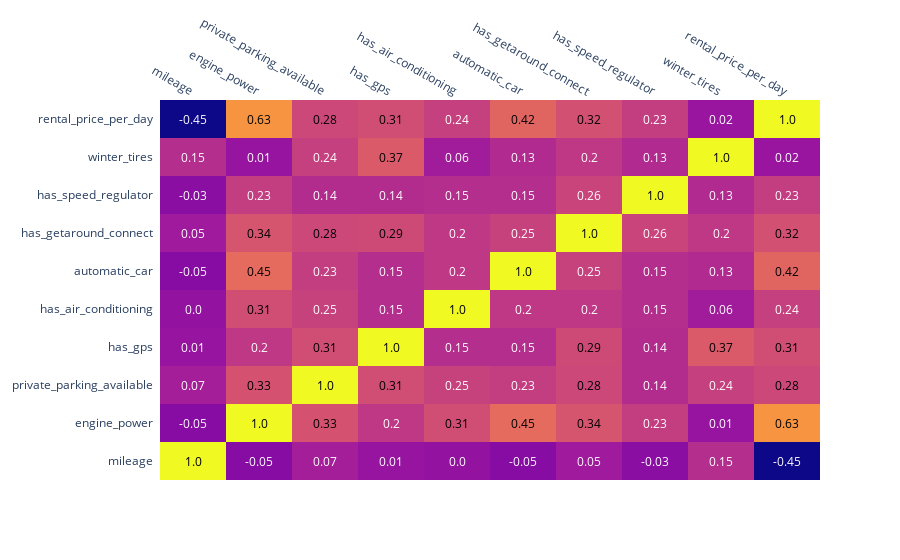

Notebook source saved alongside this figure:
### Code cell
# Correlation matrix
corr_matrix = pd.DataFrame(data).corr().round(2)
import plotly.figure_factory as ff

fig = ff.create_annotated_heatmap(corr_matrix.values,
                                  x = corr_matrix.columns.tolist(),
                                  y = corr_matrix.index.tolist())


fig.show()

### Figure 1 — Plotly figure (JSON) as saved in the notebook; plotly's stock layout.template omitted (floating-point values rounded to 4 significant figures)
{"data": [{"colorscale": [[0, "#0d0887"], [0.1111, "#46039f"], [0.2222, "#7201a8"], [0.3333, "#9c179e"], [0.4444, "#bd3786"], [0.5556, "#d8576b"], [0.6667, "#ed7953"], [0.7778, "#fb9f3a"], [0.8889, "#fdca26"], [1, "#f0f921"]], "reversescale": false, "showscale": false, "type": "heatmap", "x": ["mileage", "engine_power", "private_parking_available", "has_gps", "has_air_conditioning", "automatic_car", "has_getaround_connect", "has_speed_regulator", "winter_tires", "rental_price_per_day"], "y": ["mileage", "engine_power", "private_parking_available", "has_gps", "has_air_conditioning", "automatic_car", "has_getaround_connect", "has_speed_regulator", "winter_tires", "rental_price_per_day"], "z": [[1, -0.05, 0.07, 0.01, 0, -0.05, 0.05, -0.03, 0.15, -0.45], [-0.05, 1, 0.33, 0.2, 0.31, 0.45, 0.34, 0.23, 0.01, 0.63], [0.07, 0.33, 1, 0.31, 0.25, 0.23, 0.28, 0.14, 0.24, 0.28], [0.01, 0.2, 0.31, 1, 0.15, 0.15, 0.29, 0.14, 0.37, 0.31], [0, 0.31, 0.25, 0.15, 1, 0.2, 0.2, 0.15, 0.06, 0.24], [-0.05, 0.45, 0.23, 0.15, 0.2, 1, 0.25, 0.15, 0.13, 0.42], [0.05, 0.34, 0.28, 0.29, 0.2, 0.25, 1, 0.26, 0.2, 0.32], [-0.03, 0.23, 0.14, 0.14, 0.15, 0.15, 0.26, 1, 0.13, 0.23], [0.15, 0.01, 0.24, 0.37, 0.06, 0.13, 0.2, 0.13, 1, 0.02], [-0.45, 0.63, 0.28, 0.31, 0.24, 0.42, 0.32, 0.23, 0.02, 1]]}], "layout": {"annotations": [{"font": {"color": "#000000"}, "showarrow": false, "text": "1.0", "x": "mileage", "xref": "x", "y": "mileage", "yref": "y"}, {"font": {"color": "#FFFFFF"}, "showarrow": false, "text": "-0.05", "x": "engine_power", "xref": "x", "y": "mileage", "yref": "y"}, {"font": {"color": "#FFFFFF"}, "showarrow": false, "text": "0.07", "x": "private_parking_available", "xref": "x", "y": "mileage", "yref": "y"}, {"font": {"color": "#FFFFFF"}, "showarrow": false, "text": "0.01", "x": "has_gps", "xref": "x", "y": "mileage", "yref": "y"}, {"font": {"color": "#FFFFFF"}, "showarrow": false, "text": "0.0", "x": "has_air_conditioning", "xref": "x", "y": "mileage", "yref": "y"}, {"font": {"color": "#FFFFFF"}, "showarrow": false, "text": "-0.05", "x": "automatic_car", "xref": "x", "y": "mileage", "yref": "y"}, {"font": {"color": "#FFFFFF"}, "showarrow": false, "text": "0.05", "x": "has_getaround_connect", "xref": "x", "y": "mileage", "yref": "y"}, {"font": {"color": "#FFFFFF"}, "showarrow": false, "text": "-0.03", "x": "has_speed_regulator", "xref": "x", "y": "mileage", "yref": "y"}, {"font": {"color": "#FFFFFF"}, "showarrow": false, "text": "0.15", "x": "winter_tires", "xref": "x", "y": "mileage", "yref": "y"}, {"font": {"color": "#FFFFFF"}, "showarrow": false, "text": "-0.45", "x": "rental_price_per_day", "xref": "x", "y": "mileage", "yref": "y"}, {"font": {"color": "#FFFFFF"}, "showarrow": false, "text": "-0.05", "x": "mileage", "xref": "x", "y": "engine_power", "yref": "y"}, {"font": {"color": "#000000"}, "showarrow": false, "text": "1.0", "x": "engine_power", "xref": "x", "y": "engine_power", "yref": "y"}, {"font": {"color": "#000000"}, "showarrow": false, "text": "0.33", "x": "private_parking_available", "xref": "x", "y": "engine_power", "yref": "y"}, {"font": {"color": "#FFFFFF"}, "showarrow": false, "text": "0.2", "x": "has_gps", "xref": "x", "y": "engine_power", "yref": "y"}, {"font": {"color": "#000000"}, "showarrow": false, "text": "0.31", "x": "has_air_conditioning", "xref": "x", "y": "engine_power", "yref": "y"}, {"font": {"color": "#000000"}, "showarrow": false, "text": "0.45", "x": "automatic_car", "xref": "x", "y": "engine_power", "yref": "y"}, {"font": {"color": "#000000"}, "showarrow": false, "text": "0.34", "x": "has_getaround_connect", "xref": "x", "y": "engine_power", "yref": "y"}, {"font": {"color": "#FFFFFF"}, "showarrow": false, "text": "0.23", "x": "has_speed_regulator", "xref": "x", "y": "engine_power", "yref": "y"}, {"font": {"color": "#FFFFFF"}, "showarrow": false, "text": "0.01", "x": "winter_tires", "xref": "x", "y": "engine_power", "yref": "y"}, {"font": {"color": "#000000"}, "showarrow": false, "text": "0.63", "x": "rental_price_per_day", "xref": "x", "y": "engine_power", "yref": "y"}, {"font": {"color": "#FFFFFF"}, "showarrow": false, "text": "0.07", "x": "mileage", "xref": "x", "y": "private_parking_available", "yref": "y"}, {"font": {"color": "#000000"}, "showarrow": false, "text": "0.33", "x": "engine_power", "xref": "x", "y": "private_parking_available", "yref": "y"}, {"font": {"color": "#000000"}, "showarrow": false, "text": "1.0", "x": "private_parking_available", "xref": "x", "y": "private_parking_available", "yref": "y"}, {"font": {"color": "#000000"}, "showarrow": false, "text": "0.31", "x": "has_gps", "xref": "x", "y": "private_parking_available", "yref": "y"}, {"font": {"color": "#FFFFFF"}, "showarrow": false, "text": "0.25", "x": "has_air_conditioning", "xref": "x", "y": "private_parking_available", "yref": "y"}, {"font": {"color": "#FFFFFF"}, "showarrow": false, "text": "0.23", "x": "automatic_car", "xref": "x", "y": "private_parking_available", "yref": "y"}, {"font": {"color": "#000000"}, "showarrow": false, "text": "0.28", "x": "has_getaround_connect", "xref": "x", "y": "private_parking_available", "yref": "y"}, {"font": {"color": "#FFFFFF"}, "showarrow": false, "text": "0.14", "x": "has_speed_regulator", "xref": "x", "y": "private_parking_available", "yref": "y"}, {"font": {"color": "#FFFFFF"}, "showarrow": false, "text": "0.24", "x": "winter_tires", "xref": "x", "y": "private_parking_available", "yref": "y"}, {"font": {"color": "#000000"}, "showarrow": false, "text": "0.28", "x": "rental_price_per_day", "xref": "x", "y": "private_parking_available", "yref": "y"}, {"font": {"color": "#FFFFFF"}, "showarrow": false, "text": "0.01", "x": "mileage", "xref": "x", "y": "has_gps", "yref": "y"}, {"font": {"color": "#FFFFFF"}, "showarrow": false, "text": "0.2", "x": "engine_power", "xref": "x", "y": "has_gps", "yref": "y"}, {"font": {"color": "#000000"}, "showarrow": false, "text": "0.31", "x": "private_parking_available", "xref": "x", "y": "has_gps", "yref": "y"}, {"font": {"color": "#000000"}, "showarrow": false, "text": "1.0", "x": "has_gps", "xref": "x", "y": "has_gps", "yref": "y"}, {"font": {"color": "#FFFFFF"}, "showarrow": false, "text": "0.15", "x": "has_air_conditioning", "xref": "x", "y": "has_gps", "yref": "y"}, {"font": {"color": "#FFFFFF"}, "showarrow": false, "text": "0.15", "x": "automatic_car", "xref": "x", "y": "has_gps", "yref": "y"}, {"font": {"color": "#000000"}, "showarrow": false, "text": "0.29", "x": "has_getaround_connect", "xref": "x", "y": "has_gps", "yref": "y"}, {"font": {"color": "#FFFFFF"}, "showarrow": false, "text": "0.14", "x": "has_speed_regulator", "xref": "x", "y": "has_gps", "yref": "y"}, {"font": {"color": "#000000"}, "showarrow": false, "text": "0.37", "x": "winter_tires", "xref": "x", "y": "has_gps", "yref": "y"}, {"font": {"color": "#000000"}, "showarrow": false, "text": "0.31", "x": "rental_price_per_day", "xref": "x", "y": "has_gps", "yref": "y"}, {"font": {"color": "#FFFFFF"}, "showarrow": false, "text": "0.0", "x": "mileage", "xref": "x", "y": "has_air_conditioning", "yref": "y"}, {"font": {"color": "#000000"}, "showarrow": false, "text": "0.31", "x": "engine_power", "xref": "x", "y": "has_air_conditioning", "yref": "y"}, {"font": {"color": "#FFFFFF"}, "showarrow": false, "text": "0.25", "x": "private_parking_available", "xref": "x", "y": "has_air_conditioning", "yref": "y"}, {"font": {"color": "#FFFFFF"}, "showarrow": false, "text": "0.15", "x": "has_gps", "xref": "x", "y": "has_air_conditioning", "yref": "y"}, {"font": {"color": "#000000"}, "showarrow": false, "text": "1.0", "x": "has_air_conditioning", "xref": "x", "y": "has_air_conditioning", "yref": "y"}, {"font": {"color": "#FFFFFF"}, "showarrow": false, "text": "0.2", "x": "automatic_car", "xref": "x", "y": "has_air_conditioning", "yref": "y"}, {"font": {"color": "#FFFFFF"}, "showarrow": false, "text": "0.2", "x": "has_getaround_connect", "xref": "x", "y": "has_air_conditioning", "yref": "y"}, {"font": {"color": "#FFFFFF"}, "showarrow": false, "text": "0.15", "x": "has_speed_regulator", "xref": "x", "y": "has_air_conditioning", "yref": "y"}, {"font": {"color": "#FFFFFF"}, "showarrow": false, "text": "0.06", "x": "winter_tires", "xref": "x", "y": "has_air_conditioning", "yref": "y"}, {"font": {"color": "#FFFFFF"}, "showarrow": false, "text": "0.24", "x": "rental_price_per_day", "xref": "x", "y": "has_air_conditioning", "yref": "y"}, {"font": {"color": "#FFFFFF"}, "showarrow": false, "text": "-0.05", "x": "mileage", "xref": "x", "y": "automatic_car", "yref": "y"}, {"font": {"color": "#000000"}, "showarrow": false, "text": "0.45", "x": "engine_power", "xref": "x", "y": "automatic_car", "yref": "y"}, {"font": {"color": "#FFFFFF"}, "showarrow": false, "text": "0.23", "x": "private_parking_available", "xref": "x", "y": "automatic_car", "yref": "y"}, {"font": {"color": "#FFFFFF"}, "showarrow": false, "text": "0.15", "x": "has_gps", "xref": "x", "y": "automatic_car", "yref": "y"}, {"font": {"color": "#FFFFFF"}, "showarrow": false, "text": "0.2", "x": "has_air_conditioning", "xref": "x", "y": "automatic_car", "yref": "y"}, {"font": {"color": "#000000"}, "showarrow": false, "text": "1.0", "x": "automatic_car", "xref": "x", "y": "automatic_car", "yref": "y"}, {"font": {"color": "#FFFFFF"}, "showarrow": false, "text": "0.25", "x": "has_getaround_connect", "xref": "x", "y": "automatic_car", "yref": "y"}, {"font": {"color": "#FFFFFF"}, "showarrow": false, "text": "0.15", "x": "has_speed_regulator", "xref": "x", "y": "automatic_car", "yref": "y"}, {"font": {"color": "#FFFFFF"}, "showarrow": false, "text": "0.13", "x": "winter_tires", "xref": "x", "y": "automatic_car", "yref": "y"}, {"font": {"color": "#000000"}, "showarrow": false, "text": "0.42", "x": "rental_price_per_day", "xref": "x", "y": "automatic_car", "yref": "y"}, {"font": {"color": "#FFFFFF"}, "showarrow": false, "text": "0.05", "x": "mileage", "xref": "x", "y": "has_getaround_connect", "yref": "y"}, {"font": {"color": "#000000"}, "showarrow": false, "text": "0.34", "x": "engine_power", "xref": "x", "y": "has_getaround_connect", "yref": "y"}, {"font": {"color": "#000000"}, "showarrow": false, "text": "0.28", "x": "private_parking_available", "xref": "x", "y": "has_getaround_connect", "yref": "y"}, {"font": {"color": "#000000"}, "showarrow": false, "text": "0.29", "x": "has_gps", "xref": "x", "y": "has_getaround_connect", "yref": "y"}, {"font": {"color": "#FFFFFF"}, "showarrow": false, "text": "0.2", "x": "has_air_conditioning", "xref": "x", "y": "has_getaround_connect", "yref": "y"}, {"font": {"color": "#FFFFFF"}, "showarrow": false, "text": "0.25", "x": "automatic_car", "xref": "x", "y": "has_getaround_connect", "yref": "y"}, {"font": {"color": "#000000"}, "showarrow": false, "text": "1.0", "x": "has_getaround_connect", "xref": "x", "y": "has_getaround_connect", "yref": "y"}, {"font": {"color": "#FFFFFF"}, "showarrow": false, "text": "0.26", "x": "has_speed_regulator", "xref": "x", "y": "has_getaround_connect", "yref": "y"}, {"font": {"color": "#FFFFFF"}, "showarrow": false, "text": "0.2", "x": "winter_tires", "xref": "x", "y": "has_getaround_connect", "yref": "y"}, {"font": {"color": "#000000"}, "showarrow": false, "text": "0.32", "x": "rental_price_per_day", "xref": "x", "y": "has_getaround_connect", "yref": "y"}, {"font": {"color": "#FFFFFF"}, "showarrow": false, "text": "-0.03", "x": "mileage", "xref": "x", "y": "has_speed_regulator", "yref": "y"}, {"font": {"color": "#FFFFFF"}, "showarrow": false, "text": "0.23", "x": "engine_power", "xref": "x", "y": "has_speed_regulator", "yref": "y"}, {"font": {"color": "#FFFFFF"}, "showarrow": false, "text": "0.14", "x": "private_parking_available", "xref": "x", "y": "has_speed_regulator", "yref": "y"}, {"font": {"color": "#FFFFFF"}, "showarrow": false, "text": "0.14", "x": "has_gps", "xref": "x", "y": "has_speed_regulator", "yref": "y"}, {"font": {"color": "#FFFFFF"}, "showarrow": false, "text": "0.15", "x": "has_air_conditioning", "xref": "x", "y": "has_speed_regulator", "yref": "y"}, {"font": {"color": "#FFFFFF"}, "showarrow": false, "text": "0.15", "x": "automatic_car", "xref": "x", "y": "has_speed_regulator", "yref": "y"}, {"font": {"color": "#FFFFFF"}, "showarrow": false, "text": "0.26", "x": "has_getaround_connect", "xref": "x", "y": "has_speed_regulator", "yref": "y"}, {"font": {"color": "#000000"}, "showarrow": false, "text": "1.0", "x": "has_speed_regulator", "xref": "x", "y": "has_speed_regulator", "yref": "y"}, {"font": {"color": "#FFFFFF"}, "showarrow": false, "text": "0.13", "x": "winter_tires", "xref": "x", "y": "has_speed_regulator", "yref": "y"}, {"font": {"color": "#FFFFFF"}, "showarrow": false, "text": "0.23", "x": "rental_price_per_day", "xref": "x", "y": "has_speed_regulator", "yref": "y"}, {"font": {"color": "#FFFFFF"}, "showarrow": false, "text": "0.15", "x": "mileage", "xref": "x", "y": "winter_tires", "yref": "y"}, {"font": {"color": "#FFFFFF"}, "showarrow": false, "text": "0.01", "x": "engine_power", "xref": "x", "y": "winter_tires", "yref": "y"}, {"font": {"color": "#FFFFFF"}, "showarrow": false, "text": "0.24", "x": "private_parking_available", "xref": "x", "y": "winter_tires", "yref": "y"}, {"font": {"color": "#000000"}, "showarrow": false, "text": "0.37", "x": "has_gps", "xref": "x", "y": "winter_tires", "yref": "y"}, {"font": {"color": "#FFFFFF"}, "showarrow": false, "text": "0.06", "x": "has_air_conditioning", "xref": "x", "y": "winter_tires", "yref": "y"}, {"font": {"color": "#FFFFFF"}, "showarrow": false, "text": "0.13", "x": "automatic_car", "xref": "x", "y": "winter_tires", "yref": "y"}, {"font": {"color": "#FFFFFF"}, "showarrow": false, "text": "0.2", "x": "has_getaround_connect", "xref": "x", "y": "winter_tires", "yref": "y"}, {"font": {"color": "#FFFFFF"}, "showarrow": false, "text": "0.13", "x": "has_speed_regulator", "xref": "x", "y": "winter_tires", "yref": "y"}, {"font": {"color": "#000000"}, "showarrow": false, "text": "1.0", "x": "winter_tires", "xref": "x", "y": "winter_tires", "yref": "y"}, {"font": {"color": "#FFFFFF"}, "showarrow": false, "text": "0.02", "x": "rental_price_per_day", "xref": "x", "y": "winter_tires", "yref": "y"}, {"font": {"color": "#FFFFFF"}, "showarrow": false, "text": "-0.45", "x": "mileage", "xref": "x", "y": "rental_price_per_day", "yref": "y"}, {"font": {"color": "#000000"}, "showarrow": false, "text": "0.63", "x": "engine_power", "xref": "x", "y": "rental_price_per_day", "yref": "y"}, {"font": {"color": "#000000"}, "showarrow": false, "text": "0.28", "x": "private_parking_available", "xref": "x", "y": "rental_price_per_day", "yref": "y"}, {"font": {"color": "#000000"}, "showarrow": false, "text": "0.31", "x": "has_gps", "xref": "x", "y": "rental_price_per_day", "yref": "y"}, {"font": {"color": "#FFFFFF"}, "showarrow": false, "text": "0.24", "x": "has_air_conditioning", "xref": "x", "y": "rental_price_per_day", "yref": "y"}, {"font": {"color": "#000000"}, "showarrow": false, "text": "0.42", "x": "automatic_car", "xref": "x", "y": "rental_price_per_day", "yref": "y"}, {"font": {"color": "#000000"}, "showarrow": false, "text": "0.32", "x": "has_getaround_connect", "xref": "x", "y": "rental_price_per_day", "yref": "y"}, {"font": {"color": "#FFFFFF"}, "showarrow": false, "text": "0.23", "x": "has_speed_regulator", "xref": "x", "y": "rental_price_per_day", "yref": "y"}, {"font": {"color": "#FFFFFF"}, "showarrow": false, "text": "0.02", "x": "winter_tires", "xref": "x", "y": "rental_price_per_day", "yref": "y"}, {"font": {"color": "#000000"}, "showarrow": false, "text": "1.0", "x": "rental_price_per_day", "xref": "x", "y": "rental_price_per_day", "yref": "y"}], "xaxis": {"dtick": 1, "gridcolor": "rgb(0, 0, 0)", "side": "top", "ticks": ""}, "yaxis": {"dtick": 1, "ticks": "", "ticksuffix": "  "}}}
